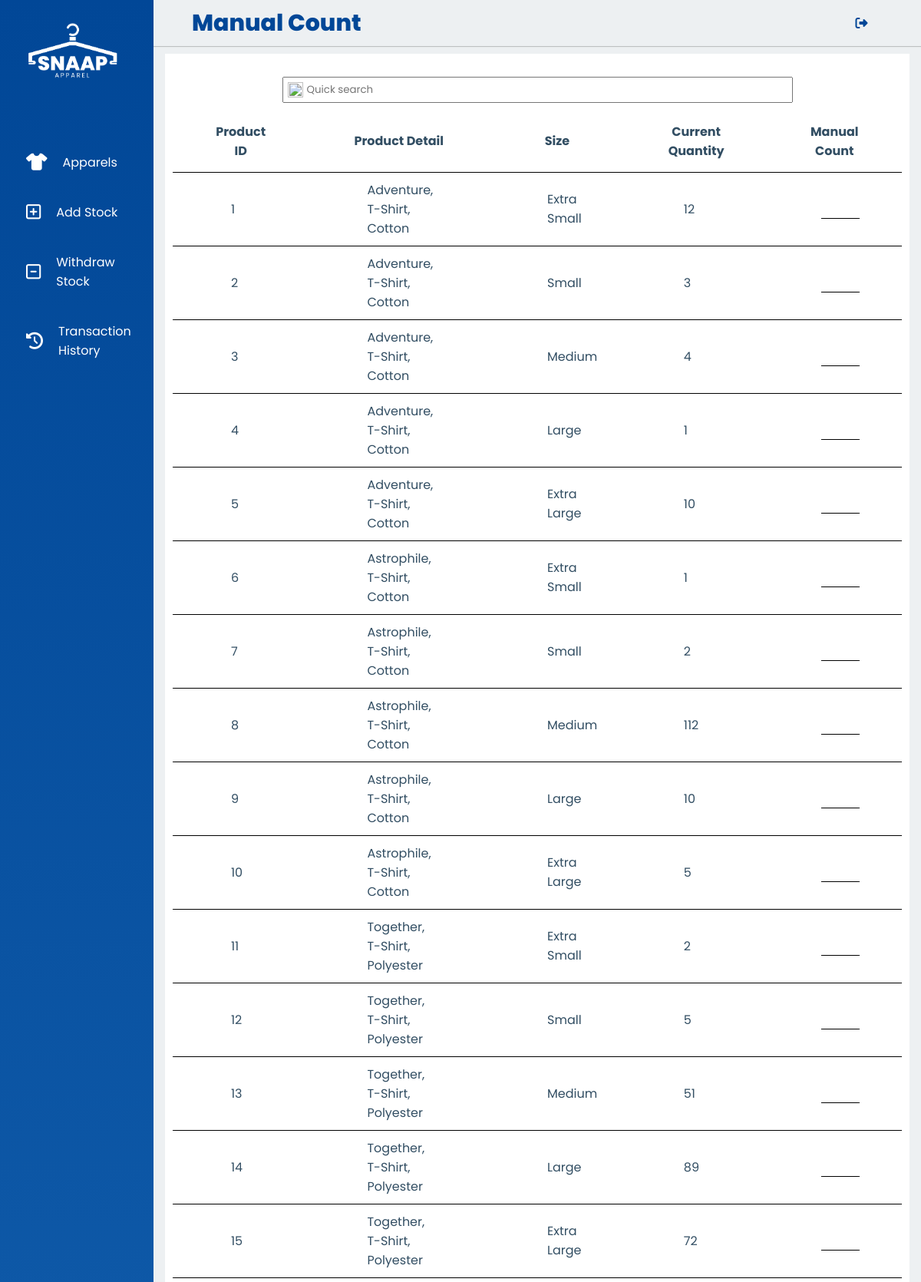
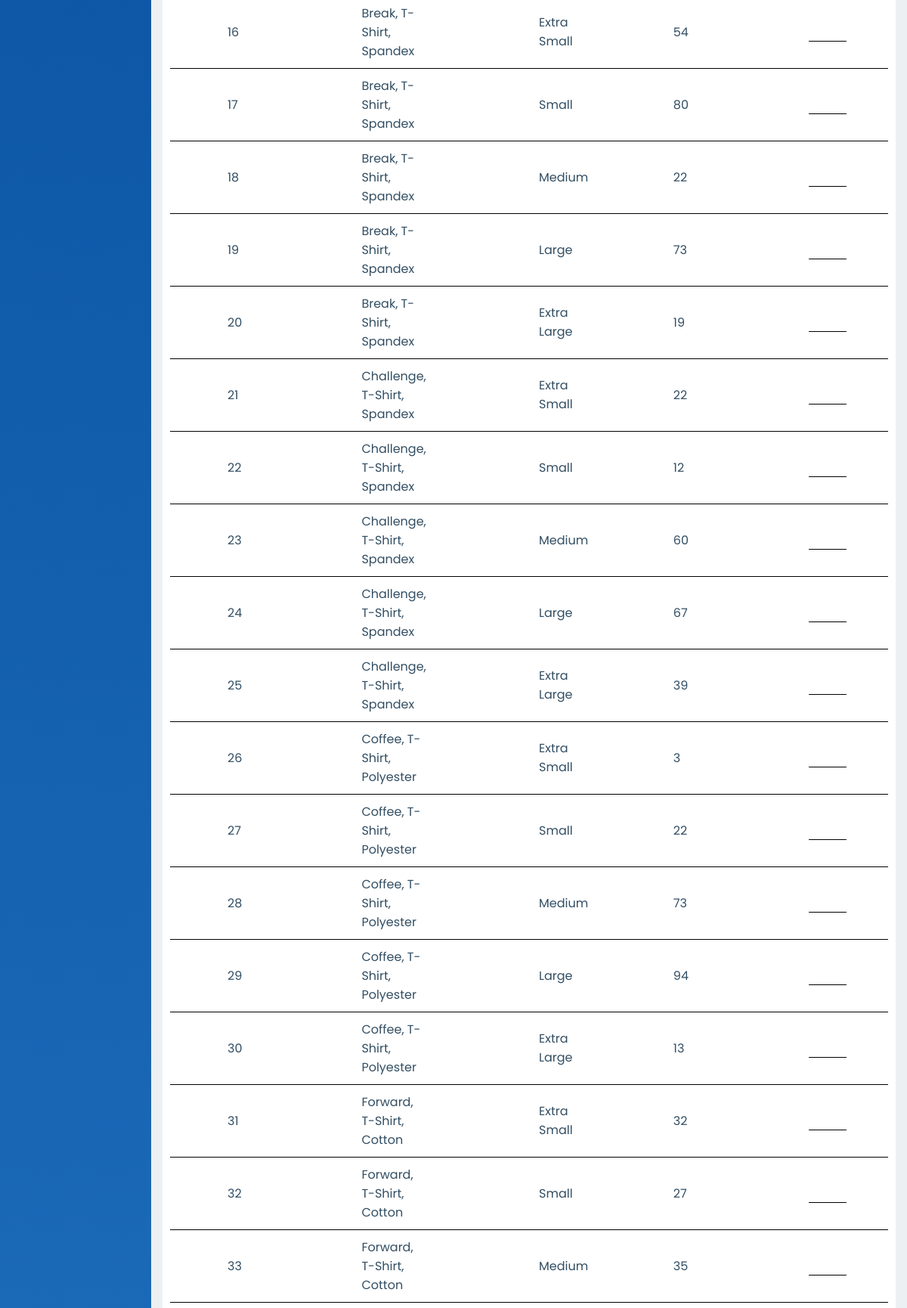
/manualCount.php (signed in, upper part), run on the app's committed database (2 pictures, top to bottom).
### tables this page shows
CREATE TABLE `product_table` (
  `product_id` int(11) NOT NULL,
  `product_name` varchar(255) DEFAULT NULL,
  `product_size` varchar(255) DEFAULT NULL,
  `product_mat` varchar(255) DEFAULT NULL,
  `product_type` varchar(255) DEFAULT NULL,
  `stock_quantity` int(11) DEFAULT NULL
);

### manualCount.php (the view, shortened to what this page needs)
<?php
    include 'connection.php';
    $condition = "";
    $keyword = "";
    $query3 = "SELECT * FROM product_table $condition ORDER BY product_id";
    $queryResults = mysqli_query($conn, $query3);
?>
<!DOCTYPE html>
<html lang = "en">
    <head>
        <link rel = "stylesheet" href = "css/style.css">
    </head>
    <body>
        <div class="header">
            <?php include 'navBar.php'; ?>
            <div class = "main_container_index">
                <div class = "table_container">
                    <form class = "searchButtons" method = "GET" style = "margin: 0; padding: 0; width: 70%;" style = "display: flex; align-items: center; position: relative;">
                        <div class = "leftButton">
                            <button type = "submit" style = "background: none; border: none;">
                                <img src = "assets/magniGlass.png" style = "width: 20px; height: 20px; position: absolute; transform: translate(7px,70%); cursor: pointer;">
                            </button>
                            <input type = "text" placeholder = "Quick search" name = "keyword" value = "<?php echo $keyword;?>" style = "width: 100%; padding: 5px; padding-left: 30px; flex:1;">
                        </div>
                    </form>
                    <form method="POST">
                        <table>
                            <thead>
                                <tr>
                                    <th>Product ID</th>
                                    <th>Product Detail</th>
                                    <th>Size</th>
                                    <th>Current Quantity</th>
                                    <th>Manual Count</th>
                                </tr>
                            </thead>
                            <tbody>
                                <?php
                                    while ($row = mysqli_fetch_array($queryResults, MYSQLI_BOTH)) {
                                        $productId = $row['product_id'];
                                        $name = $row['product_name'];
                                        $type = $row['product_type'];
                                        $mat = $row['product_mat'];
                                        $details = $name.', '.$type.', '.$mat;
                                        $size = $row['product_size'];
                                        $currentQuantity = $row['stock_quantity'];
                                ?>
                                <tr>
                                    <td><?php echo $productId; ?></td>
                                    <td><?php echo $details; ?></td>
                                    <td><?php echo $size; ?></td>
                                    <td><?php echo $currentQuantity; ?></td>
                                    <td><input type = "number" name = "manualCount<?php echo $productId; ?>" min = "0" style = "background-color: transparent; border: none; border-bottom: 1px solid black; width: 50px; text-align: center; font-size: 16px; transform: translate(-5px);"></td>
                                </tr>
                                <?php
                                    }
                                ?>
                            </tbody>
                        </table>
                    </form>
                </div>
            </div>
        </div>
    </body>
</html>

### css/style.css (style rules this page uses)
* { margin: 0; padding: 0; box-sizing: border-box; font-family: 'Poppins', sans-serif; }
.header { width: 100%; height: 100vh; background: #EDF0F2; }
.main_container_index { width: calc(100% - 200px); margin-top: 50px; margin-left: 200px; padding: 15px; transition: all 0.3s ease; background: #EDF0F2; }
html { position: relative; overflow-x: hidden !important; }
* { box-sizing: border-box; }
body { font-family: 'Quicksand', sans-serif; color: #324e63; }
table { border-collapse: collapse; }
.table_container { display: flex; flex-direction: column; align-items: center; padding: 10px; gap: 10px; width: 100%; height: 100%; background: #FFFFFF; align-self: stretch; }
th { box-sizing: border-box; flex-direction: row; align-items: center; padding: 10px 5%; width: 1244px; height: 80px; border-bottom: 1px solid #000000; align-self: stretch; }
td { box-sizing: border-box; flex-direction: row; align-items: center; padding: 10px 8%; width: 1244px; height: 80px; border-bottom: 1px solid #000000; align-self: stretch; }
.searchButtons { display: flex; }
.leftButton, .rightButton { flex: 1; }

### data on the page
product_table: product_id "1", details "Adventure, T-Shirt, Cotton", product_size "Extra Small", stock_quantity "12"
product_table: product_id "2", details "Adventure, T-Shirt, Cotton", product_size "Small", stock_quantity "3"
product_table: product_id "3", details "Adventure, T-Shirt, Cotton", product_size "Medium", stock_quantity "4"
product_table: product_id "4", details "Adventure, T-Shirt, Cotton", product_size "Large", stock_quantity "1"
product_table: product_id "5", details "Adventure, T-Shirt, Cotton", product_size "Extra Large", stock_quantity "10"
product_table: product_id "6", details "Astrophile, T-Shirt, Cotton", product_size "Extra Small", stock_quantity "1"
product_table: product_id "7", details "Astrophile, T-Shirt, Cotton", product_size "Small", stock_quantity "2"
product_table: product_id "8", details "Astrophile, T-Shirt, Cotton", product_size "Medium", stock_quantity "112"
product_table: product_id "9", details "Astrophile, T-Shirt, Cotton", product_size "Large", stock_quantity "10"
product_table: product_id "10", details "Astrophile, T-Shirt, Cotton", product_size "Extra Large", stock_quantity "5"
product_table: product_id "11", details "Together, T-Shirt, Polyester", product_size "Extra Small", stock_quantity "2"
product_table: product_id "12", details "Together, T-Shirt, Polyester", product_size "Small", stock_quantity "5"
product_table: product_id "13", details "Together, T-Shirt, Polyester", product_size "Medium", stock_quantity "51"
product_table: product_id "14", details "Together, T-Shirt, Polyester", product_size "Large", stock_quantity "89"
product_table: product_id "15", details "Together, T-Shirt, Polyester", product_size "Extra Large", stock_quantity "72"
product_table: product_id "16", details "Break, T-Shirt, Spandex", product_size "Extra Small", stock_quantity "54"
product_table: product_id "17", details "Break, T-Shirt, Spandex", product_size "Small", stock_quantity "80"
product_table: product_id "18", details "Break, T-Shirt, Spandex", product_size "Medium", stock_quantity "22"
product_table: product_id "19", details "Break, T-Shirt, Spandex", product_size "Large", stock_quantity "73"
product_table: product_id "20", details "Break, T-Shirt, Spandex", product_size "Extra Large", stock_quantity "19"
product_table: product_id "21", details "Challenge, T-Shirt, Spandex", product_size "Extra Small", stock_quantity "22"
product_table: product_id "22", details "Challenge, T-Shirt, Spandex", product_size "Small", stock_quantity "12"
product_table: product_id "23", details "Challenge, T-Shirt, Spandex", product_size "Medium", stock_quantity "60"
product_table: product_id "24", details "Challenge, T-Shirt, Spandex", product_size "Large", stock_quantity "67"
product_table: product_id "25", details "Challenge, T-Shirt, Spandex", product_size "Extra Large", stock_quantity "39"
product_table: product_id "26", details "Coffee, T-Shirt, Polyester", product_size "Extra Small", stock_quantity "3"
product_table: product_id "27", details "Coffee, T-Shirt, Polyester", product_size "Small", stock_quantity "22"
product_table: product_id "28", details "Coffee, T-Shirt, Polyester", product_size "Medium", stock_quantity "73"
product_table: product_id "29", details "Coffee, T-Shirt, Polyester", product_size "Large", stock_quantity "94"
product_table: product_id "30", details "Coffee, T-Shirt, Polyester", product_size "Extra Large", stock_quantity "13"
product_table: product_id "31", details "Forward, T-Shirt, Cotton", product_size "Extra Small", stock_quantity "32"
product_table: product_id "32", details "Forward, T-Shirt, Cotton", product_size "Small", stock_quantity "27"
product_table: product_id "33", details "Forward, T-Shirt, Cotton", product_size "Medium", stock_quantity "35"
